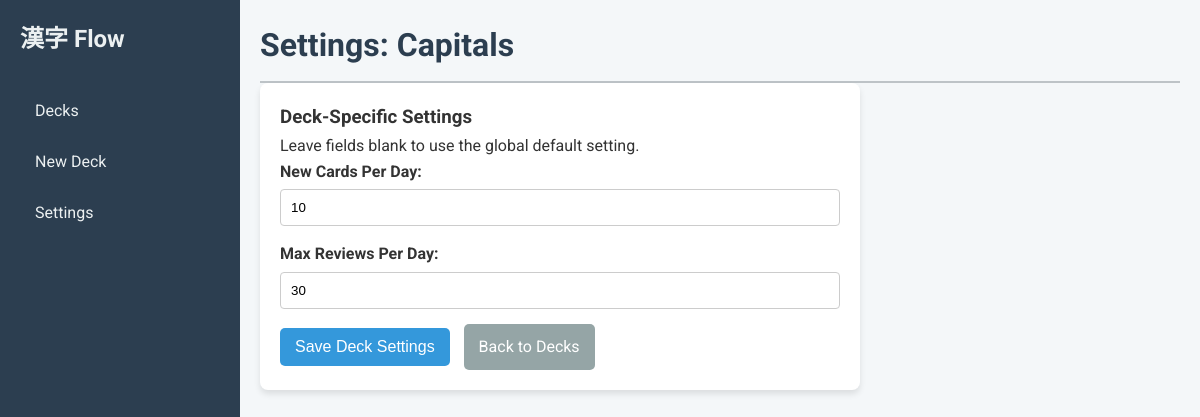
The page /settings/1 on the database as committed earlier.
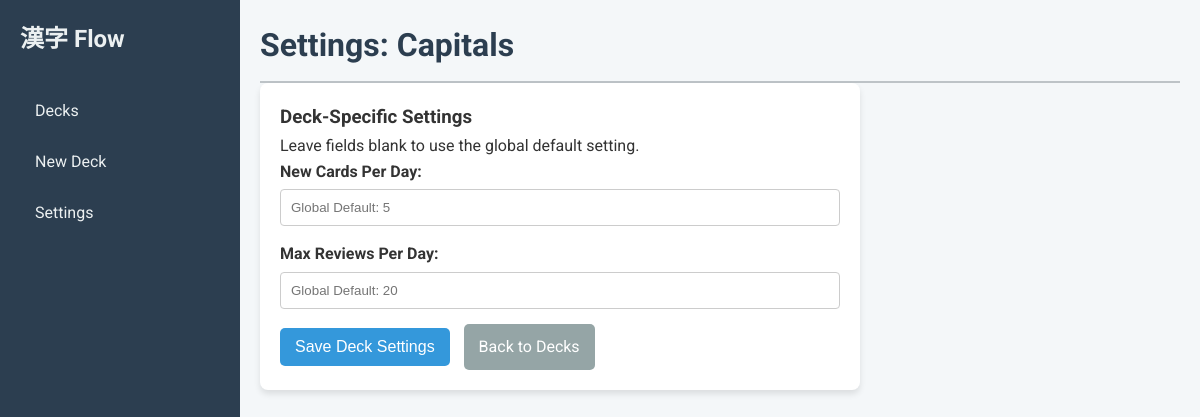
The same page on the database as committed later.
### tables this page shows
CREATE TABLE decks (
            id INTEGER PRIMARY KEY AUTOINCREMENT,
            name TEXT NOT NULL UNIQUE,
            card_template TEXT NOT NULL,
            card_css TEXT NOT NULL,
            new_cards_per_day INTEGER,
            max_reviews_per_day INTEGER
        );

### app/main.py (the view)
@app.get("/settings/{deck_id}", response_class=HTMLResponse)
async def deck_settings_page(request: Request, deck_id: int, db: sqlite3.Connection = Depends(get_database)):
    deck = crud.get_deck(db, deck_id)
    if not deck:
        return RedirectResponse(url="/decks")
    global_new = crud.get_setting(db, "new_cards_per_day") or "5"
    global_max = crud.get_setting(db, "max_reviews_per_day") or "20"
    return templates.TemplateResponse(
        "settings_deck.html",
        {
            "request": request,
            "deck": deck,
            "global_new_cards_per_day": global_new,
            "global_max_reviews_per_day": global_max,
            "message": None
        }
    )

### templates/settings_deck.html (shortened to what this page needs)
{% extends "base.html" %}
{% block page_title %}Settings: {{ deck.name }}{% endblock %}
{% block content %}
    <div class="card form-card">
        <h3>Deck-Specific Settings</h3>
        <p>Leave fields blank to use the global default setting.</p>
        <form action="/settings/{{ deck.id }}" method="post">
            <div class="form-group">
                <label for="new_cards_per_day">New Cards Per Day:</label>
                <input type="number" id="new_cards_per_day" name="new_cards_per_day" value="{{ deck.new_cards_per_day or '' }}" placeholder="Global Default: {{ global_new_cards_per_day }}" min="1">
            </div>
            <div class="form-group">
                <label for="max_reviews_per_day">Max Reviews Per Day:</label>
                <input type="number" id="max_reviews_per_day" name="max_reviews_per_day" value="{{ deck.max_reviews_per_day or '' }}" placeholder="Global Default: {{ global_max_reviews_per_day }}" min="1">
            </div>
            <button type="submit" class="btn btn-primary">Save Deck Settings</button>
            <a href="/decks" class="btn btn-secondary">Back to Decks</a>
        </form>
    </div>
{% endblock %}

### templates/base.html (shortened to what this page needs)
<!DOCTYPE html>
<html lang="en">
<head>
    <link rel="stylesheet" href="/static/css/style.css">
</head>
<body>
    <div class="container">
        <aside class="sidebar">
            <div class="logo">
                <span>漢字 Flow</span>
            </div>
            <nav>
                <ul>
                    <li><a href="/decks">Decks</a></li>
                    <li><a href="/add_deck">New Deck</a></li>
                    <li><a href="/settings">Settings</a></li>
                </ul>
            </nav>
        </aside>
        <main class="content">
            <header class="header">
                <h1>{% block page_title %}{% endblock %}</h1>
            </header>
            <div class="main-content-area">
                {% block content %}{% endblock %}
            </div>
        </main>
    </div>
</body>
</html>

### static/css/style.css (style rules this page uses)
* { box-sizing: border-box; margin: 0; }
body { font-family: 'Roboto', 'Noto Sans JP', sans-serif; background-color: #f4f7f9; color: #333; line-height: 1.6; }
.container { display: flex; }
.sidebar { width: 20%; max-width: 290px; min-width: 240px; flex-shrink: 0; background-color: #2c3e50; color: #ecf0f1; height: 100vh; padding: 20px; position: sticky; top: 0; }
.content { flex-grow: 1; padding: 20px; height: 100vh; overflow-y: auto; }
.sidebar .logo { display: flex; align-items: center; margin-bottom: 30px; }
.sidebar .logo span { font-size: 1.5em; font-weight: 700; }
.sidebar nav ul { list-style-type: none; padding: 0; }
.sidebar nav ul li a { color: #ecf0f1; text-decoration: none; display: block; padding: 10px 15px; border-radius: 5px; margin-bottom: 5px; transition: background-color 0.3s; }
.header h1 { color: #2c3e50; border-bottom: 2px solid #bdc3c7; padding-bottom: 10px; }
.card { background-color: #ffffff; border-radius: 8px; box-shadow: 0 4px 6px rgba(0, 0, 0, 0.1); padding: 20px; margin-bottom: 20px; }
.form-card { max-width: 600px; }
.form-group { margin-bottom: 15px; }
.form-group label { display: block; margin-bottom: 5px; font-weight: 700; }
.form-group input[type="text"], .form-group input[type="number"] { width: 100%; padding: 10px; border: 1px solid #ccc; border-radius: 4px; }
.btn { padding: 10px 15px; border: none; border-radius: 5px; cursor: pointer; font-size: 1em; text-decoration: none; display: inline-block; margin-right: 10px; }
.btn-primary { background-color: #3498db; color: white; }
.btn-secondary { background-color: #95a5a6; color: white; }

Rows that differ between the two databases and show on the page:
changed decks "Capitals": new_cards_per_day "10" → (not shown); max_reviews_per_day "30" → (not shown)
Other text that changed with them:
form field new_cards_per_day: (not shown) → "Global Default: 5"
form field max_reviews_per_day: (not shown) → "Global Default: 20"
